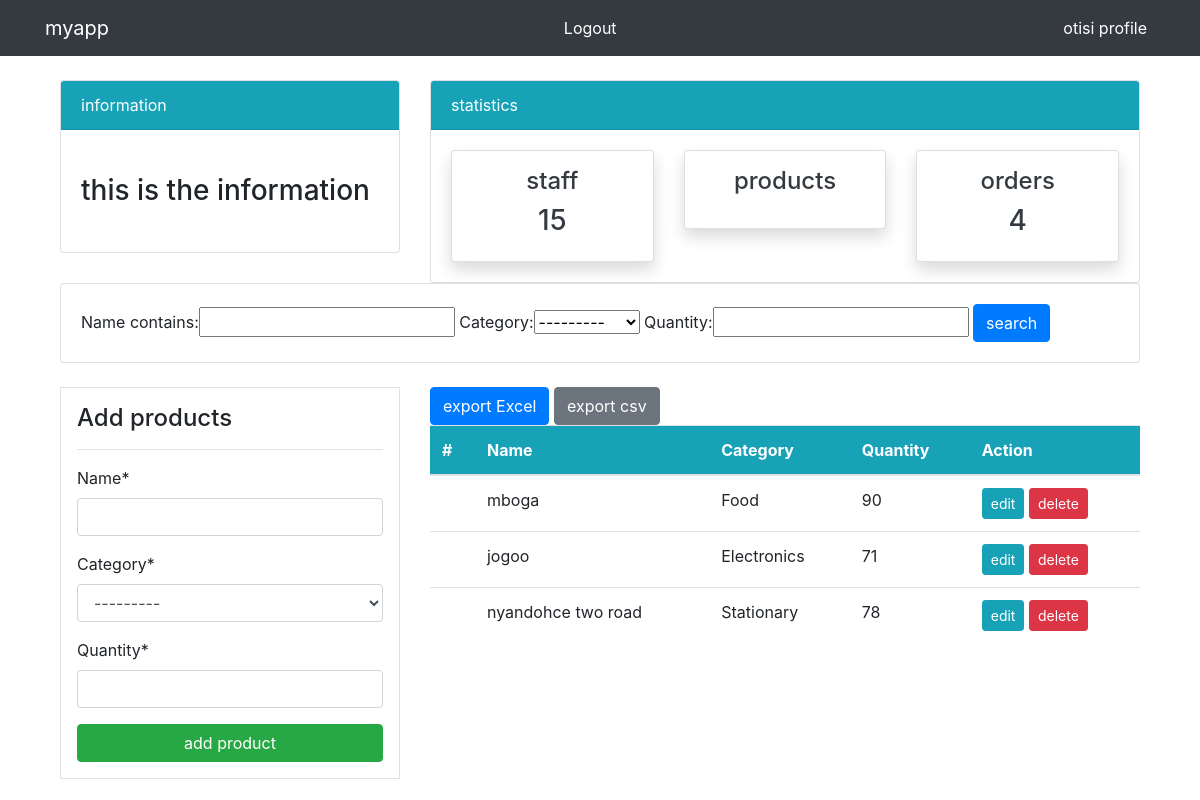
The page /product/ (signed in) on the database its author committed.
### dashboard/models.py (models this page shows, shortened)
class Product(models.Model):
    name = models.CharField(max_length=100, null=True)
    category = models.CharField(max_length=20, choices=CATEGORY, null=True)
    quantity = models.PositiveIntegerField(null=True)

### dashboard/views.py (the view)
# urls.py: path('product/', views.product, name='dashboard-product'),
@login_required(login_url='user-login')
def product(request):
    items = Product.objects.all()
    product_count = items.count()
    workers_count = User.objects.all().count()
    orders_count = Order.objects.all().count()
    myFilter = ProductFilter(request.POST, queryset=items)
    items = myFilter.qs
    if request.method == 'POST':
        form = ProductForm(request.POST)
        if form.is_valid():
            form.save()
            product_name = form.cleaned_data.get('name')
            messages.success(request, f'{product_name} has been added')
            return redirect('dashboard-product')
    else:
        form = ProductForm()
    context = {
        'items': items,
        'form': form,
        'workers_count': workers_count,
        'product_counts': product_count,
        'orders_count': orders_count,
        'myFilter': myFilter,
    }
    return render(request, 'dashboard/products.html', context)

### dashboard/forms.py
class ProductForm(forms.ModelForm):
    class Meta:
        model = Product
        fields = ['name', 'category', 'quantity']

### dashboard/templates/dashboard/products.html (shortened to what this page needs)
{% extends 'dashboard/base.html' %}
{% load crispy_forms_tags %}
{% block content %}
{% include 'dashboard/basee.html' %}
<div class="container">
    <div class="row">
                <div class="col">
                    <div class="card card-body">
                        <form method="POST">
                {{ myFilter.form }}
                    <button class="btn btn-primary" type="submit" >search </button>
                </form>
                    </div>
                </div>
            </div>
    <div class="row my-4">
        <div class="col-md-4">
            <div class="border bg-white p-3">
                <h4>Add products</h4>
                <hr>
                <form method="POST">
                {{ form|crispy }}
                    <input class="btn btn-success btn-block" type="submit" value="add product">
                </form>
            </div>
        </div>
        <div class="col-md-8">
            <a class="btn btn btn-primary" href="{% url 'export-excel' %}">export Excel</a>
            <a class="btn btn btn-secondary" href="{% url 'export-csv' %}">export csv</a>
            <table class="table bg-white">
                <thead class="bg-info">
                <tr class="text-white">
                    <th scope="col">#</th>
                    <th scope="col">Name</th>
                    <th scope="col">Category</th>
                    <th scope="col">Quantity</th>
                    <th scope="col">Action</th>
                </tr>
                </thead>
                <tbody>
                {% for item in items %}
                <tr>
                    <th scope="row"></th>
                    <td>{{item.name}}</td>
                    <td>{{item.category}}</td>
                    <td>{{item.quantity}}</td>
                    <td>
                        <a class="btn btn-info btn-sm" href="{%url 'dashboard-product-update' item.id %}">edit</a>
                        <a class="btn btn-danger btn-sm" href="{%url 'dashboard-product-delete' item.id %}">delete</a>
                    </td>
                </tr>
               {% endfor %}
                </tbody>
            </table>
        </div>
    </div>
</div>
{% endblock %}

### dashboard/templates/dashboard/nav.html (shortened to what this page needs)
  <nav class="navbar navbar-expand-lg navbar-light bg-dark">
    {% if user.is_authenticated  %}
    <div class="container">
      <a class="navbar-brand text-white" href=""> myapp</a>
      <div class="collapse navbar-collapse" id="navbarSupported">
      <ul class="navbar-nav ml-auto">
        <li class="nav-item">
          <a class="nav-link text-white" href="{% url 'user-logout' %}">Logout</a>
        </li>
      </ul>
    </div>
      <div class="collapse navbar-collapse" id="navbarSupported">
      <ul class="navbar-nav ml-auto">
        <li class="nav-item">
          <a class="nav-link text-white" href="{% url 'use-profile' %}">{{ user.username }} profile
          <span class="sr-only">(current)</span></a>
      {% endif %}
    </div>
    </div>
  </nav>

### rows shown on the page
Product: name "mboga", category "Food", quantity "90"
Product: name "jogoo", category "Electronics", quantity "71"
Product: name "nyandohce two road", category "Stationary", quantity "78"

### other values the page prints
{{ user.username }} "otisi"
{{ workers_count }} "15"
{{ orders_count }} "4"
